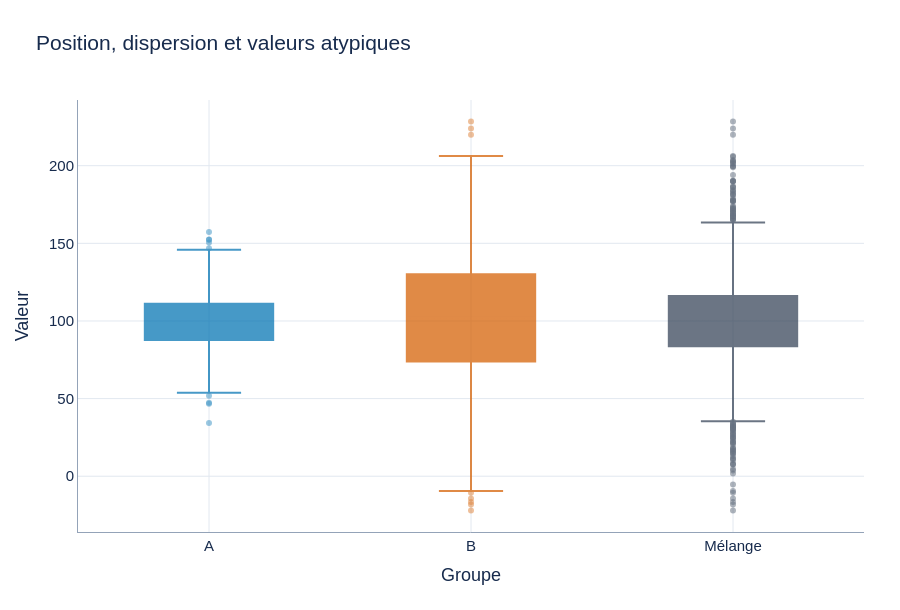

The code cell stored with this chart in its notebook:
### Markdown cell above
### Comparer position et dispersion

Les boîtes à moustaches montrent la médiane, les quartiles, la dispersion et
les valeurs atypiques de A, de B et de toutes les observations réunies. Cette
vue ne montre pas la forme détaillée de chaque distribution.

### Code cell
plot_box(model).show()

### Figure 1 — Plotly figure (JSON) as saved in the notebook; plotly's stock layout.template omitted (floating-point values rounded to 4 significant figures; data arrays with more than 128 entries replaced by an {"elided": "..."} marker saying what was removed)
{"data": [{"boxmean": true, "boxpoints": "outliers", "fillcolor": "#0072B2", "hovertemplate": "A<br>valeur=%{y:.2f}<extra></extra>", "line": {"color": "#0072B2", "width": 2}, "marker": {"color": "#0072B2", "opacity": 0.55}, "name": "A", "opacity": 0.72, "type": "box", "x": {"elided": "1200 str values"}, "y": {"elided": "1200 float values"}}, {"boxmean": true, "boxpoints": "outliers", "fillcolor": "#D55E00", "hovertemplate": "B<br>valeur=%{y:.2f}<extra></extra>", "line": {"color": "#D55E00", "width": 2}, "marker": {"color": "#D55E00", "opacity": 0.55}, "name": "B", "opacity": 0.72, "type": "box", "x": {"elided": "800 str values"}, "y": {"elided": "800 float values"}}, {"boxmean": true, "boxpoints": "outliers", "fillcolor": "#334155", "hovertemplate": "Mélange<br>valeur=%{y:.2f}<extra></extra>", "line": {"color": "#334155", "width": 2}, "marker": {"color": "#334155", "opacity": 0.55}, "name": "Mélange", "opacity": 0.72, "type": "box", "x": {"elided": "2000 str values"}, "y": {"elided": "2000 float values"}}], "layout": {"font": {"color": "#172B4D", "family": "Aptos, Arial, sans-serif", "size": 15}, "height": 610, "hoverlabel": {"font": {"size": 14}}, "legend": {"orientation": "h", "title": {"text": ""}, "x": 1, "xanchor": "right", "y": 1.02, "yanchor": "bottom"}, "margin": {"b": 78, "l": 78, "r": 36, "t": 100}, "showlegend": false, "title": {"text": "Position, dispersion et valeurs atypiques", "x": 0.04, "xanchor": "left"}, "xaxis": {"gridcolor": "#E2E8F0", "linecolor": "#94A3B8", "showline": true, "title": {"text": "Groupe"}, "zeroline": false}, "yaxis": {"gridcolor": "#E2E8F0", "linecolor": "#94A3B8", "rangemode": "tozero", "showline": true, "title": {"text": "Valeur"}, "zeroline": false}}}
